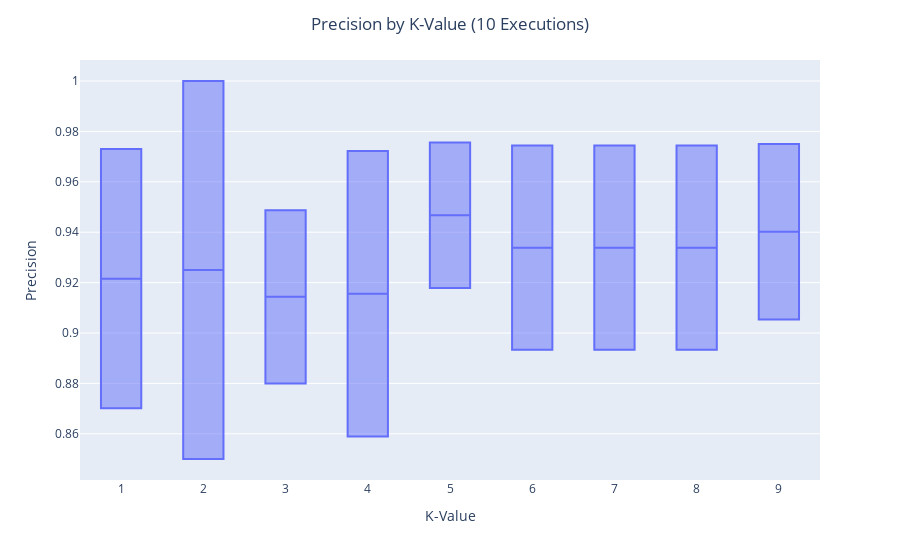

This figure's notebook cell:
### Code cell
fig = px.box(output, x='K-Value', y='Precision')
fig.update_layout(title_text='Precision by K-Value (10 Executions)', title_x=0.5)
fig.show()

### Figure 1 — Plotly figure (JSON) as saved in the notebook; plotly's stock layout.template omitted (floating-point values rounded to 4 significant figures; data arrays with more than 128 entries replaced by an {"elided": "..."} marker saying what was removed)
{"data": [{"alignmentgroup": "True", "hovertemplate": "K-Value=%{x}<br>Precision=%{y}<extra></extra>", "legendgroup": "", "marker": {"color": "#636efa"}, "name": "", "notched": false, "offsetgroup": "", "orientation": "v", "showlegend": false, "type": "box", "x": {"elided": "180 int values"}, "x0": " ", "xaxis": "x", "y": {"elided": "180 float values"}, "y0": " ", "yaxis": "y"}], "layout": {"boxmode": "group", "legend": {"tracegroupgap": 0}, "margin": {"t": 60}, "title": {"text": "Precision by K-Value (10 Executions)", "x": 0.5}, "xaxis": {"anchor": "y", "domain": [0, 1], "title": {"text": "K-Value"}}, "yaxis": {"anchor": "x", "domain": [0, 1], "title": {"text": "Precision"}}}}
